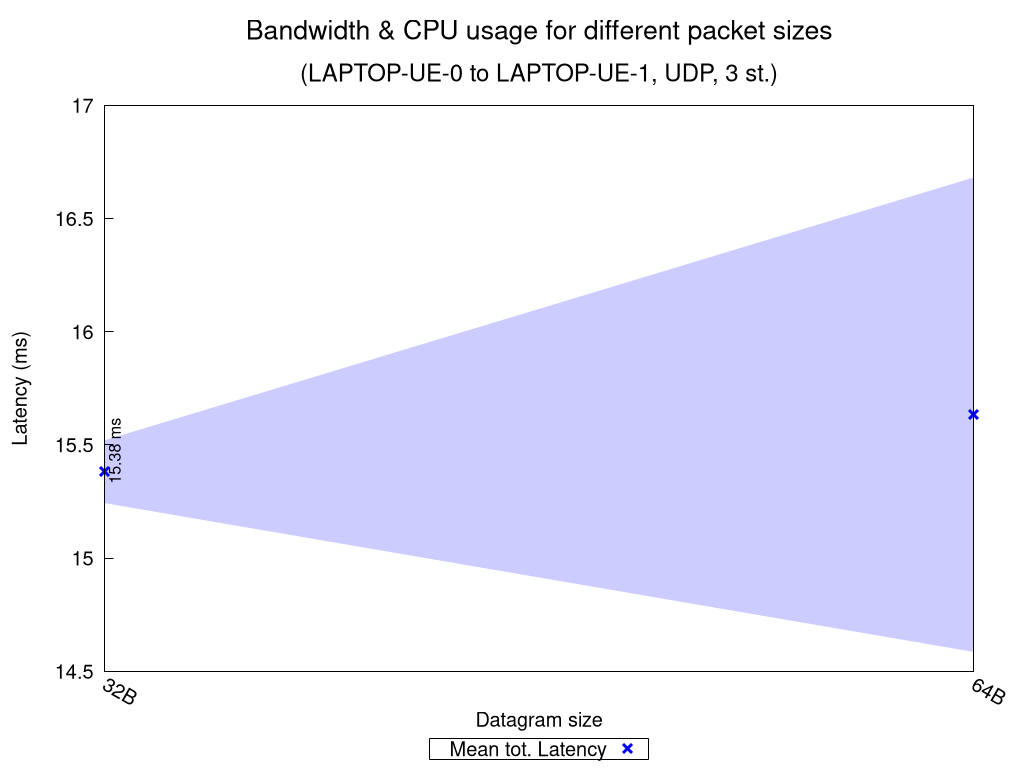

Write gnuplot code to recreate this figure.
set terminal pngcairo nocrop enhanced size 1024,768 font "Verdana,15"
set output "UDP_3_st_2020_10_09_17-57-21_two2one_summary.png"

set title "{/=20 Bandwidth \\& CPU usage for different packet sizes}\n\n{/=18 (LAPTOP-UE-0 to LAPTOP-UE-1, UDP, 3 st.)}"

set xlabel "Datagram size"
set ylabel "Latency (ms)"
set ytics nomirror
set key bmargin center horizontal box samplen 1 width -1
set bmargin 4.6
set rmargin 4.5
set xtics rotate by -30
printxsizes(x) = x < 1024.0 ? sprintf("%.0fB", x) : (x < 1048576.0 ? sprintf("%.0fKB", x/1024.0) : sprintf("%.0fMB", x/1048576.0))

rf = 1.0  # rate factor
stats "UDP_3_st_2020_10_09_17-57-21_two2one_iperf_summary.dat" using ($1 >= 0 ? $3 : 1/0) nooutput
set logscale x 2
set style fill transparent solid 0.2 noborder
set autoscale xfix
plot "UDP_3_st_2020_10_09_17-57-21_two2one_iperf_summary.dat" using ($1 >= 0 ? $2 : 1/0):($3/rf-$4/rf):($3/rf+$4/rf) with filledcurves lc rgb "blue" notitle, \
     "" using 2:($1 >= 0 ? $3/rf : 1/0):xtic(printxsizes($2)) with points pt 2 ps 1.5 lw 3 lc rgb "blue" title "Mean tot. Latency", \
     "" using 2:($1 >= 0 ? $3/rf : 1/0):(sprintf("%.2f ms", $3/rf)) with labels offset 0.9,1.0 rotate by 90 font ",12" notitle, \
     "" using ($1 < 0 ? $2 : 1/0):(STATS_min/rf):(sprintf("Net test failed!")) with labels offset 0.9,2.5 rotate by 90 tc rgb "red" font ",12" notitle, \
